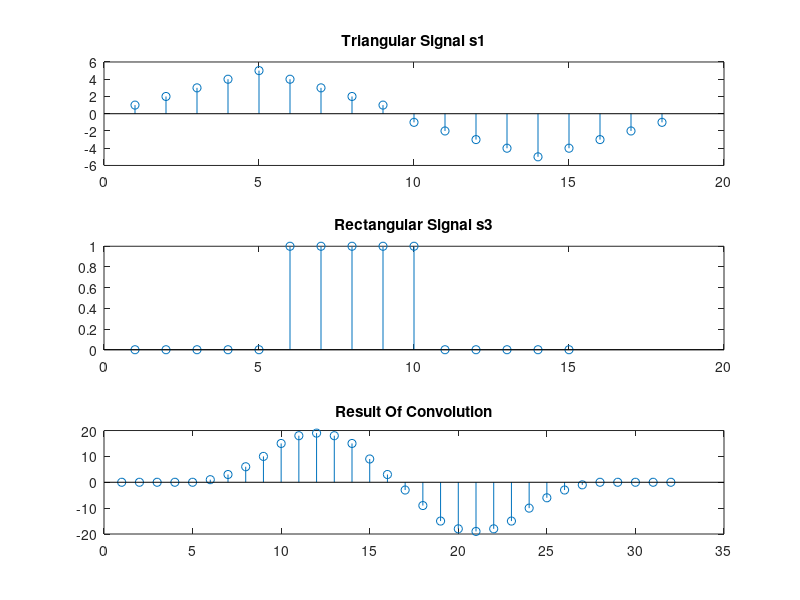

This chart was generated by the following MATLAB code:
clc;
close all;
clear;

s1 = [1 2 3 4 5 4 3 2 1 -1 -2 -3 -4 -5 -4 -3 -2 -1];

s3 = [0 0 0 0 0 1 1 1 1 1 0 0 0 0 0];

y2 = zeros(1,length(s1)+length(s3)-1);

for i = 1:length(s1)
    for j = 1:length(s3)
        y2(i+j-1) = y2(i+j-1) + s1(i)*s3(j);
    end
end

subplot(3,1,1);
stem(s1);
title("Triangular Signal s1");

subplot(3,1,2);
stem(s3);
title("Rectangular Signal s3");

subplot(3,1,3);
stem(y2);
title("Result Of Convolution");
